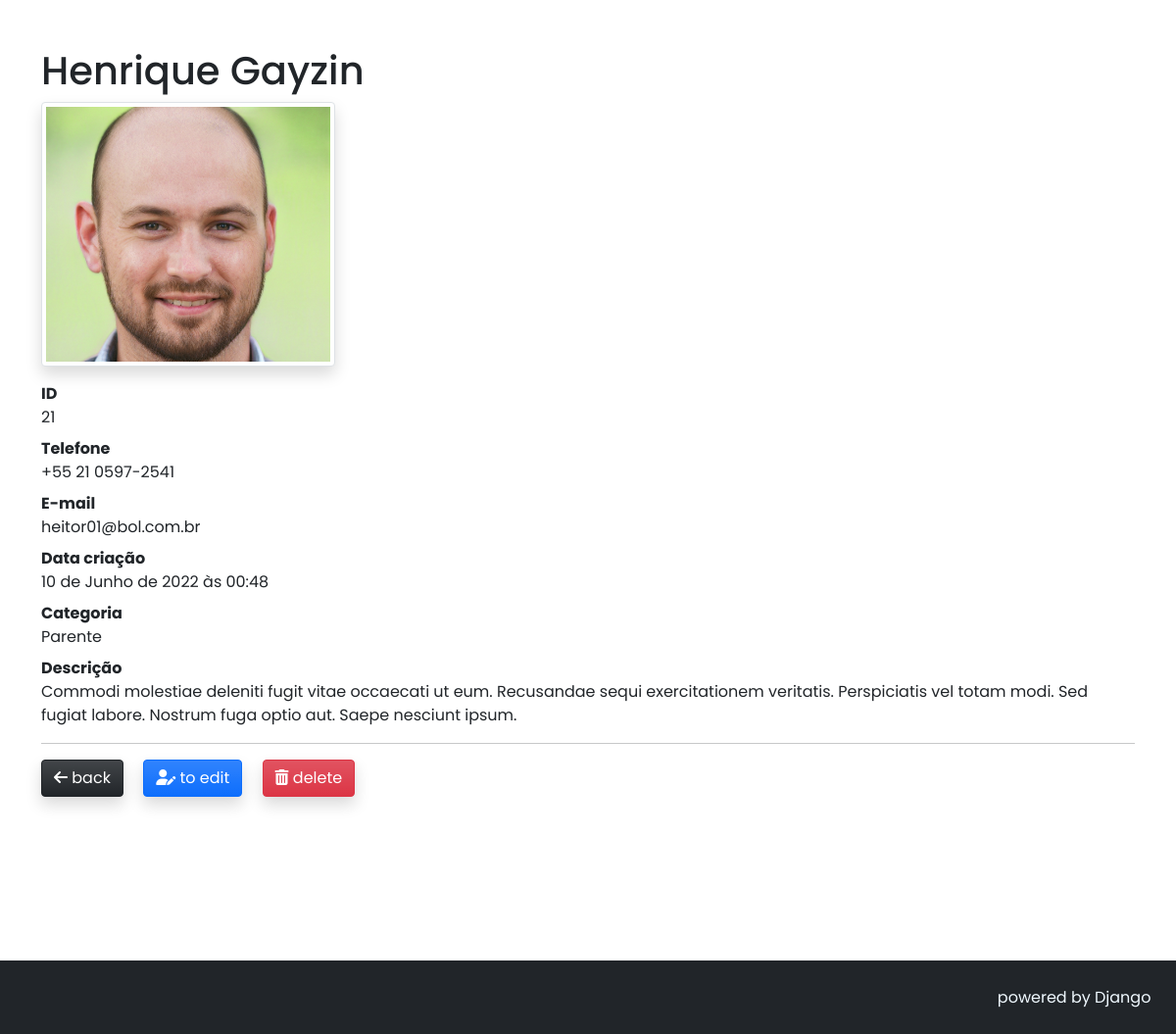
The app's page /agenda/contato/21/ with its own data.
### agenda/models.py (models this page shows, shortened)
class Contact(models.Model):
    first_name = models.CharField(max_length=30)
    last_name = models.CharField(max_length=30, blank=True, null=True)
    telephone = models.CharField(max_length=20)
    email = models.CharField(max_length=255, blank=True, null=True)
    created_in = models.DateTimeField(auto_now_add=True)
    description = models.TextField(blank=True, null=True)
    category = models.ForeignKey(
        Category, on_delete=models.SET_NULL, null=True, blank=True
    )
    profile_picture = models.ImageField(
        blank=True,
        upload_to='agenda/img/%Y/%m/%d'
    )
    to_show = models.BooleanField(default=True)

class Category(models.Model):
    name = models.CharField(max_length=60)
    def __str__(self):
        return self.name

### agenda/views.py (the view)
# urls.py: path('agenda/contato/<int:id_contact>/', views.contact, name='contact'),
def contact(request, id_contact):
    contact = get_object_or_404(Contact, id=id_contact)
    form = NewContactForm(instance=contact)
    return render(request, 'agenda/pages/contact.html', context={
            'contact': contact,
            'form': form
        }
    )

### agenda/templates/agenda/pages/contact.html (shortened to what this page needs)
{% extends 'global/base.html' %}
{% block content %}
<div class="container">
    <div class="row">
        <div class="col-lg-12">
            <div class="contact-name">
                <h1 class="mt-5">{{ contact.first_name | title }} {{ contact.last_name | title }}</h1>
            </div>
            {% if contact.profile_picture %}
                <img src="{{ contact.profile_picture.url }}" class="img-thumbnail image-profile rounded shadow mb-3" alt="image contact profile">
            {% endif %}
            <dl>
                <dt>ID</dt>
                <dd>{{ contact.id }}</dd>
                <dt>Telefone</dt>
                <dd>{{ contact.telephone }}</dd>
                <dt>E-mail</dt>
                <dd>{{ contact.email }}</dd>
                <dt>Data criação</dt>
                <dd>{{ contact.created_in }}</dd>
                <dt>Categoria</dt>
                <dd>{{ contact.category }}</dd>
                <dt>Descrição</dt>
                <dd>{{ contact.description | capfirst }}</dd>
                <dt>
                    <hr class="border-3 opacity-75">
                </dt>
                <dd>
                    <a class="btn btn-dark bg-gradient shadow" href="{% url 'agenda:home' %}" >
                        <i class="text-white fa-solid fa-arrow-left"></i>
                        <span class="text-white">back</span>
                    </a>
                    <button type="button" class="ms-3 btn btn-primary bg-gradient shadow" data-bs-toggle="modal" href="#exampleModalToggle" role="button">
                        <i class="text-dank fa-solid fa-user-pen"></i>
                        <span class="text-white">to edit</span>
                    </button>
                    <button type="button" class="btn btn-danger ms-3 bg-gradient shadow" data-bs-toggle="modal" data-bs-target="#exampleModal">
                        <i class="text-white fa-solid fa-trash-can"></i>
                        <span class="text-white">delete</span>
                    </button>
                </dd>
            </dl>
        </div>
    </div>
</div>
{% endblock content %}
{% block footer %}
<footer>
    <span>powered by Django</span>
</footer>
{% endblock footer %}

### base_static/global/css/style.css (style rules this page uses)
* { font-family: 'Poppins', sans-serif; font-weight: 400; }
footer { padding: 1.6rem; color:#f0f9ff; background-color: #212529; display: flex; justify-content: flex-end; position: relative; bottom: -151px; z-index: 10000; width: 100%; }

### agenda/static/agenda/css/agenda.css (style rules this page uses)
.image-profile { width: 300px; height: 270px; object-fit: cover; }

### records on screen
Contact: first_name "Henrique", last_name "Gayzin", profile_picture (picture), id "21", telephone "+55 21 0597-2541", email "heitor01@bol.com.br", created_in "10 de Junho de 2022 às 00:48", category "Parente", description "Commodi molestiae deleniti fugit vitae occaecati ut eum. Recusandae sequi exercitationem veritatis. Perspiciatis vel totam modi. Sed fugiat labore. Nostrum fuga optio aut. Saepe nesciunt ipsum."
